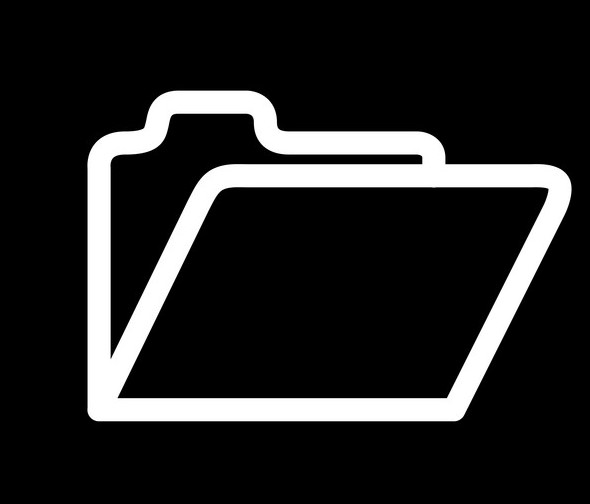
#> input picture web/public/images/fold.jpg, 590 x 504 px
$ python untitled0.py
#> lines starting #> are read from the running program, lines starting #| are printed output that depends on the picture
from PIL import Image

img = Image.open('fold.jpg')
#> img is the input picture: PIL image 590x504 RGB; min 0, max 255, mean 36.3
img = img.convert("RGBA")
#> img: PIL image 590x504 RGBA
datas = img.getdata()

newData = []
for item in datas:
    if item[0] == 0 and item[1] == 0 and item[2] == 0:
        newData.append((255, 255, 255, 0))
    else:
        newData.append(item)
#> after the loop, newData = 297360 items

img.putdata(newData)
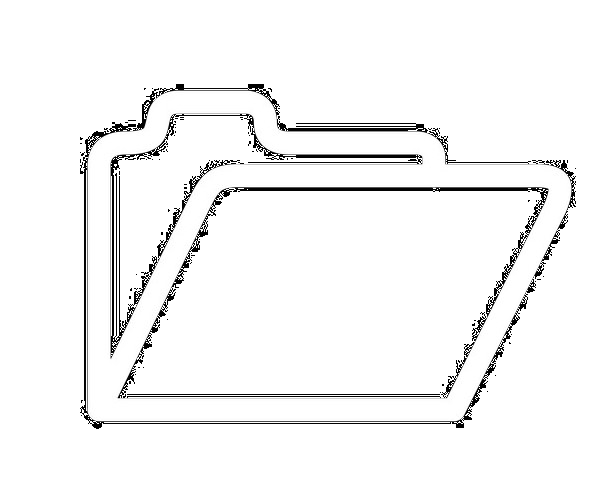
#> img: PIL image 590x504 RGBA; mean R, G, B, A 245.1, 245.1, 245.1, 46.2; transparent parts drawn white
img.save("img2.png", "PNG")
